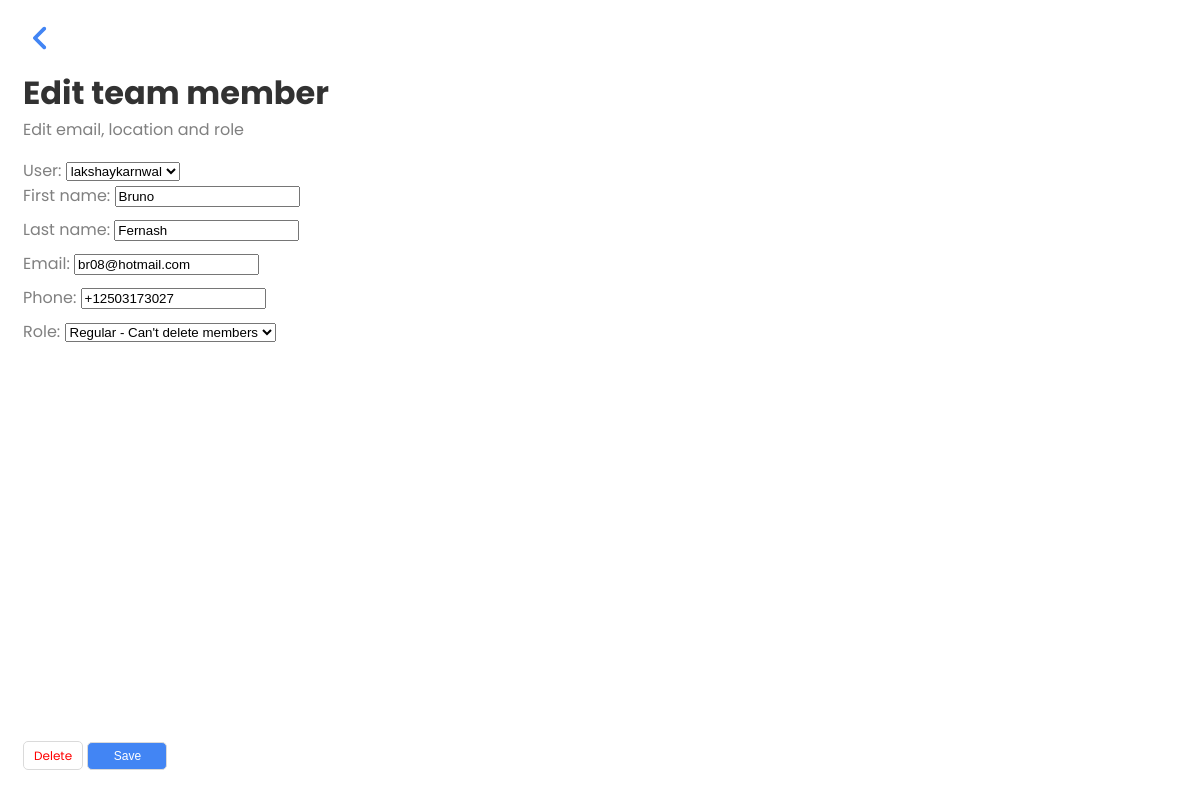
The page /member-update/3/ on the database its author committed.
### base/models.py (models this page shows, shortened)
class Member(models.Model):
    user = models.ForeignKey(
        User, on_delete=models.CASCADE, null=True, blank=True)
    first_name = models.CharField(
        max_length=200, null=False, default='')
    last_name = models.CharField(
        max_length=200, null=False, default='')
    email = models.EmailField(
        max_length=70, null=True, blank=True, unique=True)
    phone = PhoneNumberField(default='')
    Reg = 'Regular'
    Admin = 'Admin'
    Role_options = (
        (Reg, "Regular - Can't delete members"),
        (Admin, "Admin - Can delete memebers")
    )
    role = models.CharField(max_length=10, choices=Role_options, default=Reg)

### base/views.py (the view)
# urls.py: path('member-update/<int:pk>/', MemberUpdate.as_view(), name='member-update'),
class MemberUpdate(UpdateView):
    model = Member
    fields = '__all__'
    success_url = reverse_lazy('members')

### base/templates/base/member_form.html (shortened to what this page needs)
{% extends 'base/main.html' %}
{% block content %}
<a class="back_icon" href="{% url 'members' %}">
</a>
{% if request.resolver_match.url_name == 'member-create' %}
<h3 class="heading">Add a team member</h3>
<p class="subheading">Set email, location and role</p>
{% else %}
<h3 class="heading">Edit team member</h3>
<p class="subheading">Edit email, location and role</p>
{% endif %}
{% if request.resolver_match.url_name == 'member-update' %}
<div class="form_container">
    <form method="POST" action="">
        {{form.as_p}}
        <div class="button_container">
            <a class="button delete_button" href="{% url 'member-delete' member.id %}">Delete</a>
            <input class="button save_button" type="submit" value="Save">
        </div>
    </form>
</div>
{% endif %}
{% endblock content %}

### base/static/style.css (style rules this page uses)
@media screen and (min-width: 960px) { body { width: 40%; } }
body { background-color: white; font-family: 'Montserrat', sans-serif; font-family: 'Poppins', sans-serif; box-sizing: border-box; color: grey; padding: 5px 15px 5px 15px; }
p { margin-bottom: 0px; margin-top: 0px; }
a, a:focus, a:active { text-decoration: none; color: inherit; }
.back_icon { display: flex; margin-right: auto; padding: 10px; }
.heading { font-size: 2em; margin-bottom: 0px; margin-top: 0.2em; color: black; opacity: 80%; width: fit-content; }
.subheading { font-size: 1em; margin-bottom: 1em; color: grey; }
.button { color: white; background: #4285F4; border: 1px #DADADA solid; padding: 5px 10px; border-radius: 5px; font-size: 9pt; outline: none; height: 28px; width: 80px; }
.button_container { margin-bottom: 20px; position: fixed; bottom: 0; }
input, label { margin-bottom: 10px; }
.save_button { margin-right: 20px; }
.delete_button { color: red; background: white; height: 28px; width: 80px; }

### rows shown on the page
Member: user "lakshaykarnwal", first_name "Bruno", last_name "Fernash", email "br08@hotmail.com", phone "+12503173027", role "Regular - Can't delete members"
